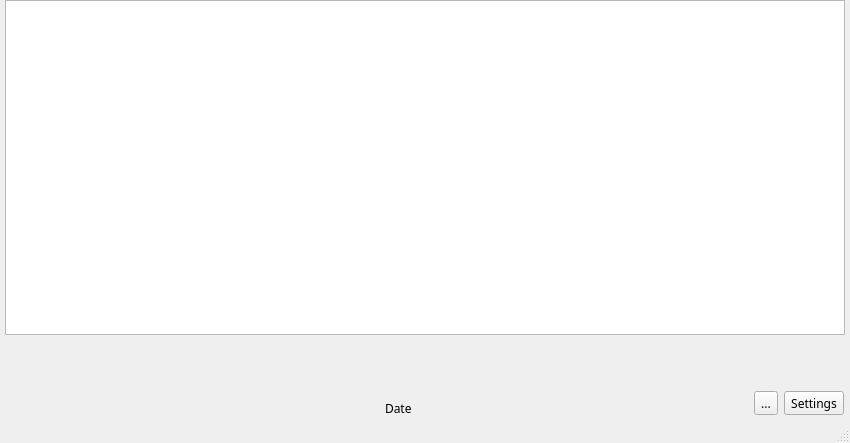
<?xml version="1.0" encoding="UTF-8"?>
<ui version="4.0">
 <class>MainWindow</class>
 <widget class="QMainWindow" name="MainWindow">
  <property name="geometry">
   <rect>
    <x>0</x>
    <y>0</y>
    <width>850</width>
    <height>443</height>
   </rect>
  </property>
  <property name="font">
   <font>
    <family>Futura</family>
    <weight>50</weight>
    <bold>false</bold>
   </font>
  </property>
  <property name="windowTitle">
   <string>TAMU-SPE Schedule v1.0.0</string>
  </property>
  <property name="windowIcon">
   <iconset resource="resources.qrc">
    <normaloff>:/Images/images/TAMUSPE_Square.png</normaloff>:/Images/images/TAMUSPE_Square.png</iconset>
  </property>
  <property name="iconSize">
   <size>
    <width>32</width>
    <height>32</height>
   </size>
  </property>
  <property name="toolButtonStyle">
   <enum>Qt::ToolButtonIconOnly</enum>
  </property>
  <property name="animated">
   <bool>true</bool>
  </property>
  <property name="documentMode">
   <bool>false</bool>
  </property>
  <property name="dockNestingEnabled">
   <bool>false</bool>
  </property>
  <property name="dockOptions">
   <set>QMainWindow::AllowTabbedDocks|QMainWindow::AnimatedDocks</set>
  </property>
  <property name="unifiedTitleAndToolBarOnMac">
   <bool>false</bool>
  </property>
  <widget class="QWidget" name="centralwidget">
   <layout class="QGridLayout" name="gridLayout">
    <property name="leftMargin">
     <number>5</number>
    </property>
    <property name="topMargin">
     <number>0</number>
    </property>
    <property name="rightMargin">
     <number>5</number>
    </property>
    <property name="bottomMargin">
     <number>0</number>
    </property>
    <item row="0" column="0">
     <layout class="QVBoxLayout" name="verticalLayout">
      <property name="spacing">
       <number>0</number>
      </property>
      <property name="bottomMargin">
       <number>0</number>
      </property>
      <item>
       <widget class="QTableWidget" name="table">
        <property name="lineWidth">
         <number>1</number>
        </property>
        <property name="editTriggers">
         <set>QAbstractItemView::NoEditTriggers</set>
        </property>
        <property name="selectionBehavior">
         <enum>QAbstractItemView::SelectRows</enum>
        </property>
        <property name="showGrid">
         <bool>true</bool>
        </property>
        <property name="sortingEnabled">
         <bool>true</bool>
        </property>
        <attribute name="horizontalHeaderShowSortIndicator" stdset="0">
         <bool>true</bool>
        </attribute>
        <attribute name="horizontalHeaderStretchLastSection">
         <bool>true</bool>
        </attribute>
        <attribute name="verticalHeaderVisible">
         <bool>false</bool>
        </attribute>
       </widget>
      </item>
      <item>
       <layout class="QHBoxLayout" name="horizontalLayout">
        <property name="topMargin">
         <number>0</number>
        </property>
        <property name="bottomMargin">
         <number>0</number>
        </property>
        <item>
         <widget class="QPushButton" name="logo">
          <property name="sizePolicy">
           <sizepolicy hsizetype="Minimum" vsizetype="Preferred">
            <horstretch>0</horstretch>
            <verstretch>0</verstretch>
           </sizepolicy>
          </property>
          <property name="maximumSize">
           <size>
            <width>101</width>
            <height>100</height>
           </size>
          </property>
          <property name="statusTip">
           <string>www.tamuspe.org -- Click here to visit our website</string>
          </property>
          <property name="icon">
           <iconset resource="resources.qrc">
            <normaloff>:/Images/images/SPE_A_M_RGB_border.png</normaloff>:/Images/images/SPE_A_M_RGB_border.png</iconset>
          </property>
          <property name="iconSize">
           <size>
            <width>92</width>
            <height>72</height>
           </size>
          </property>
          <property name="flat">
           <bool>true</bool>
          </property>
         </widget>
        </item>
        <item>
         <spacer name="horizontalSpacer_2">
          <property name="orientation">
           <enum>Qt::Horizontal</enum>
          </property>
          <property name="sizeHint" stdset="0">
           <size>
            <width>40</width>
            <height>20</height>
           </size>
          </property>
         </spacer>
        </item>
        <item alignment="Qt::AlignBottom">
         <widget class="QLabel" name="date">
          <property name="minimumSize">
           <size>
            <width>0</width>
            <height>25</height>
           </size>
          </property>
          <property name="text">
           <string>Date</string>
          </property>
          <property name="margin">
           <number>3</number>
          </property>
          <property name="indent">
           <number>-1</number>
          </property>
         </widget>
        </item>
        <item>
         <spacer name="horizontalSpacer">
          <property name="orientation">
           <enum>Qt::Horizontal</enum>
          </property>
          <property name="sizeHint" stdset="0">
           <size>
            <width>40</width>
            <height>20</height>
           </size>
          </property>
         </spacer>
        </item>
        <item>
         <layout class="QVBoxLayout" name="verticalLayout_2">
          <property name="spacing">
           <number>0</number>
          </property>
          <property name="topMargin">
           <number>5</number>
          </property>
          <item alignment="Qt::AlignHCenter|Qt::AlignTop">
           <widget class="QLabel" name="offline_label">
            <property name="maximumSize">
             <size>
              <width>16777215</width>
              <height>12</height>
             </size>
            </property>
            <property name="font">
             <font>
              <family>Futura</family>
              <pointsize>9</pointsize>
              <weight>50</weight>
              <bold>false</bold>
             </font>
            </property>
            <property name="text">
             <string/>
            </property>
           </widget>
          </item>
          <item alignment="Qt::AlignHCenter|Qt::AlignTop">
           <widget class="QLabel" name="offline_notification">
            <property name="font">
             <font>
              <family>Futura</family>
              <pointsize>9</pointsize>
              <weight>50</weight>
              <bold>false</bold>
             </font>
            </property>
            <property name="text">
             <string/>
            </property>
           </widget>
          </item>
          <item>
           <spacer name="verticalSpacer">
            <property name="orientation">
             <enum>Qt::Vertical</enum>
            </property>
            <property name="sizeType">
             <enum>QSizePolicy::Fixed</enum>
            </property>
            <property name="sizeHint" stdset="0">
             <size>
              <width>20</width>
              <height>23</height>
             </size>
            </property>
           </spacer>
          </item>
          <item>
           <layout class="QHBoxLayout" name="horizontalLayout_4">
            <property name="spacing">
             <number>6</number>
            </property>
            <property name="topMargin">
             <number>0</number>
            </property>
            <property name="rightMargin">
             <number>1</number>
            </property>
            <property name="bottomMargin">
             <number>6</number>
            </property>
            <item>
             <widget class="QToolButton" name="refresh">
              <property name="statusTip">
               <string>Refresh Event -- CMD + R</string>
              </property>
              <property name="text">
               <string>...</string>
              </property>
              <property name="icon">
               <iconset resource="resources.qrc">
                <normaloff>:/Images/images/icons8-refresh-50.png</normaloff>:/Images/images/icons8-refresh-50.png</iconset>
              </property>
              <property name="iconSize">
               <size>
                <width>16</width>
                <height>16</height>
               </size>
              </property>
              <property name="shortcut">
               <string>Ctrl+R</string>
              </property>
             </widget>
            </item>
            <item>
             <widget class="QToolButton" name="settings">
              <property name="statusTip">
               <string>Settings</string>
              </property>
              <property name="text">
               <string>Settings</string>
              </property>
              <property name="icon">
               <iconset resource="resources.qrc">
                <normaloff>:/Images/images/icons8-settings-50.png</normaloff>:/Images/images/icons8-settings-50.png</iconset>
              </property>
              <property name="iconSize">
               <size>
                <width>16</width>
                <height>16</height>
               </size>
              </property>
              <property name="popupMode">
               <enum>QToolButton::DelayedPopup</enum>
              </property>
              <property name="toolButtonStyle">
               <enum>Qt::ToolButtonTextBesideIcon</enum>
              </property>
              <property name="autoRaise">
               <bool>false</bool>
              </property>
              <property name="arrowType">
               <enum>Qt::NoArrow</enum>
              </property>
             </widget>
            </item>
           </layout>
          </item>
         </layout>
        </item>
       </layout>
      </item>
     </layout>
    </item>
   </layout>
  </widget>
  <widget class="QMenuBar" name="menubar">
   <property name="geometry">
    <rect>
     <x>0</x>
     <y>0</y>
     <width>850</width>
     <height>24</height>
    </rect>
   </property>
  </widget>
  <widget class="QStatusBar" name="statusbar"/>
 </widget>
 <resources>
  <include location="resources.qrc"/>
 </resources>
 <connections/>
</ui>
